Frame 1 (no input): blank canvas, image omitted
Frame 60 (the mouse pressed at the canvas centre just before this capture): blank canvas, image omitted
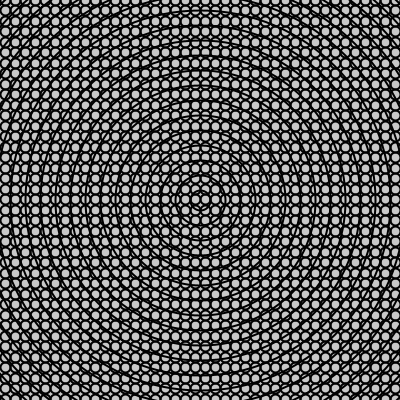
Frame 120 (the mouse held since frame 60 and released just before this capture)

The Processing sketch whose frames 1 and 60 were blank and that drew this single picture after the mouse press (run headless with seeded random() and noise(); from frame 60 on, the mouse is pressed at the canvas centre):

// Processing sketch: processing_58075
// ── processing_58075.pde

//Problem set 3
//Question 4
//Natalie DeCoste 

boolean grid[][] = new boolean[40][40];
void setup() {
  size(400, 400);
  smooth();
} 
void draw() {
  background(255);
  int radius = 2000;
  int spacing = 30;
  while ( radius > 0 ) {
    strokeWeight(2);
    fill(mouseX, mouseY, pmouseX);
    ellipse(mouseX, mouseY, radius, radius);
    radius = radius - spacing;
  }

  float w = width / grid.length;
  for (int i=0; i < grid.length; i++) {
    for (int m=0; m < grid.length; m++) {
      float x = w/2 + i*w;
      float y = m/2 + m*w;
      if (grid[i][m]) {
       
      }
      else {
        noFill();
      }
      
      ellipse(x, y, w, w);
    }
  }
}
